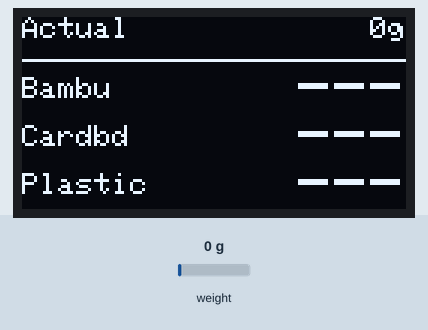
The sketch below on a simulated ESP32. Parts: 128×64 one-colour display. The inputs (shaded band) are chosen by the test bench; at power-on: weight on the scale 0 g. What the sketch prints to the serial monitor is not drawn.

Above: at 2.4 s.
2.5 s: weight on the scale set to 2 g
4.2 s: weight on the scale set to 1250 g
At 4.7 s:
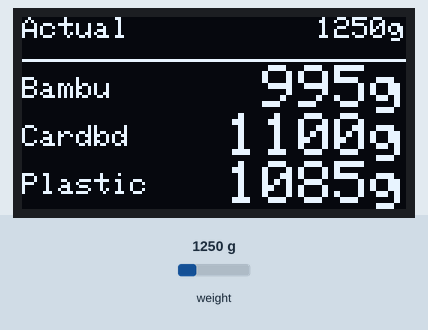
5.8 s: weight on the scale set to 100 g
At 6.6 s:
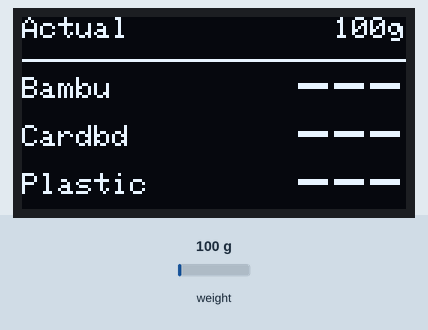
Timing chart, 0 to 8.8 s (numbered marks = the images above; inputs shaded):
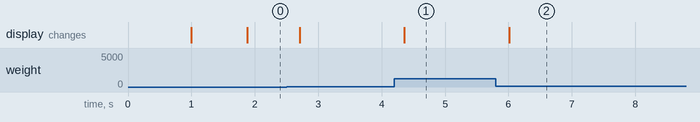

The sketch:

filament_tare_scale.ino
```cpp
// ============================================================
//  Filament Tare Scale
//  Hardware: Elegoo ESP32 + HX711 + SSD1306 128x64 OLED
// ============================================================

#include <Wire.h>
#include <Adafruit_GFX.h>
#include <Adafruit_SSD1306.h>
#include "HX711.h"

// --- HX711 pins ---
#define HX711_DT   4
#define HX711_SCK  5

// --- OLED ---
#define OLED_WIDTH  128
#define OLED_HEIGHT  64
#define OLED_ADDR   0x3C

// --- Calibration ---
#define CALIBRATION_FACTOR  370.0f

// --- Tare weights in grams ---
const float TARE_BAMBU_G      = 255.0f;
const float TARE_CARDBOARD_G  = 150.0f;
const float TARE_PLASTIC_G    = 165.0f;

// --- Averaging ---
#define NUM_SAMPLES 8

// --- Display sleep ---
#define SLEEP_TIMEOUT_MS  (3UL * 60UL * 1000UL)  // 3 minutes
#define WAKE_THRESHOLD_G  10.0f                   // grams of change to wake

// ============================================================

HX711 scale;
Adafruit_SSD1306 display(OLED_WIDTH, OLED_HEIGHT, &Wire, -1);

bool    displayOn       = true;
float   idleWeight      = 0.0f;   // gross weight when screen last went idle
unsigned long lastChangeMs = 0;

// ============================================================
void setup() {
    Serial.begin(115200);

    scale.begin(HX711_DT, HX711_SCK);
    scale.set_scale(CALIBRATION_FACTOR);
    scale.tare();

    if (!display.begin(SSD1306_SWITCHCAPVCC, OLED_ADDR)) {
        Serial.println("SSD1306 init failed");
        for (;;) {}
    }
    display.clearDisplay();
    display.display();

    lastChangeMs = millis();
}

// ------------------------------------------------------------
// Each row is 16px tall (size-2 number height).
// Label is size 1 (8px), vertically centered in the row (+4px offset).
// Number is size 2, right-aligned.
// ------------------------------------------------------------
static void drawRow(int y, const char* label, float netGrams) {
    // Label — size 1, nudged down to vertically center in 16px row
    display.setTextSize(1);
    display.setTextColor(SSD1306_WHITE);
    display.setCursor(0, y + 4);
    display.print(label);

    // Number — size 2, right-aligned
    // Use 5-char field so "---" and "212g" sit at the same x position
    char buf[12];
    if (netGrams < 0.0f) {
        strcpy(buf, "  ---");
    } else {
        int gInt = (int)(netGrams + 0.5f);
        snprintf(buf, sizeof(buf), "%4dg", gInt);
    }

    int textW = strlen(buf) * 12;  // size 2: 12px per char
    display.setTextSize(2);
    display.setCursor(OLED_WIDTH - textW, y);
    display.print(buf);
}

// ============================================================
void loop() {
    if (!scale.is_ready()) return;

    float grossGrams = scale.get_units(NUM_SAMPLES);

    // --- Sleep / wake logic ---
    if (!displayOn) {
        // Wake if weight has shifted significantly from when we slept
        if (fabsf(grossGrams - idleWeight) >= WAKE_THRESHOLD_G) {
            display.ssd1306_command(SSD1306_DISPLAYON);
            displayOn    = true;
            lastChangeMs = millis();
        } else {
            return;  // screen off, nothing changed — skip redraw
        }
    } else {
        if (fabsf(grossGrams - idleWeight) >= WAKE_THRESHOLD_G) {
            // Weight is moving — reset the idle timer and update baseline
            idleWeight   = grossGrams;
            lastChangeMs = millis();
        } else if (millis() - lastChangeMs >= SLEEP_TIMEOUT_MS) {
            // Stable for 3 minutes — sleep the display
            idleWeight = grossGrams;
            display.ssd1306_command(SSD1306_DISPLAYOFF);
            displayOn = false;
            return;
        }
    }

    // --- Compute net weights ---
    float netBambu     = grossGrams - TARE_BAMBU_G;
    float netCardboard = grossGrams - TARE_CARDBOARD_G;
    float netPlastic   = grossGrams - TARE_PLASTIC_G;

    Serial.printf("Gross: %.1f g  | Bambu: %.1f  Card: %.1f  Plastic: %.1f\n",
                  grossGrams, netBambu, netCardboard, netPlastic);

    // --- Draw display ---
    display.clearDisplay();

    // Yellow zone: "Actual" label + gross weight
    display.setTextSize(1);
    display.setTextColor(SSD1306_WHITE);
    display.setCursor(0, 0);
    display.print("Actual");

    char grossBuf[16];
    snprintf(grossBuf, sizeof(grossBuf), "%5.0fg", grossGrams < 0.0f ? 0.0f : grossGrams);
    int grossW = strlen(grossBuf) * 6;
    display.setCursor(OLED_WIDTH - grossW, 0);
    display.print(grossBuf);

    display.drawFastHLine(0, 14, OLED_WIDTH, SSD1306_WHITE);

    // Blue zone: three net-weight rows, 16px apart (matches size-2 height)
    drawRow(16, "Bambu",   netBambu     < 0.0f ? -1.0f : netBambu);
    drawRow(32, "Cardbd",  netCardboard < 0.0f ? -1.0f : netCardboard);
    drawRow(48, "Plastic", netPlastic   < 0.0f ? -1.0f : netPlastic);

    display.display();
}
```

Measured:
- after the input at 4.2 s, the display: changes after 0.16 s (image 1)
- after the input at 5.8 s, the display: changes after 0.21 s (image 2)
